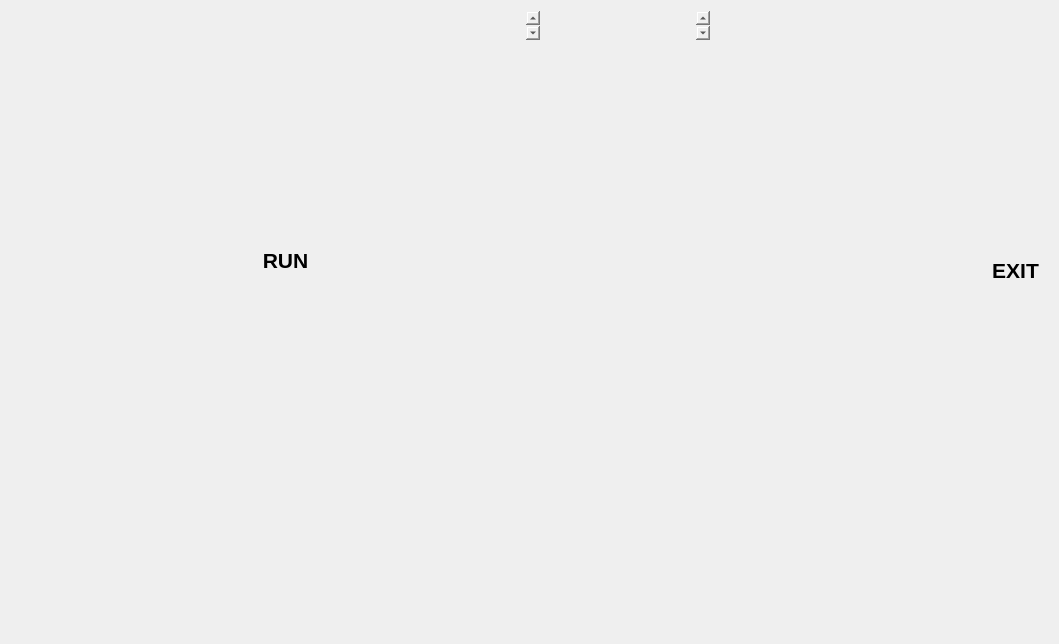
<?xml version="1.0" encoding="UTF-8"?>
<ui version="4.0">
 <class>jarvisUI</class>
 <widget class="QMainWindow" name="jarvisUI">
  <property name="geometry">
   <rect>
    <x>0</x>
    <y>0</y>
    <width>1059</width>
    <height>644</height>
   </rect>
  </property>
  <property name="windowTitle">
   <string>MainWindow</string>
  </property>
  <widget class="QWidget" name="centralwidget">
   <widget class="QLabel" name="label">
    <property name="geometry">
     <rect>
      <x>0</x>
      <y>0</y>
      <width>711</width>
      <height>641</height>
     </rect>
    </property>
    <property name="autoFillBackground">
     <bool>false</bool>
    </property>
    <property name="styleSheet">
     <string notr="true">border-color: rgb(179, 128, 184);</string>
    </property>
    <property name="text">
     <string/>
    </property>
    <property name="pixmap">
     <pixmap>../../Videos/62cff255396fd582a5ef398c95bbb4df.jpg</pixmap>
    </property>
    <property name="scaledContents">
     <bool>false</bool>
    </property>
    <property name="alignment">
     <set>Qt::AlignLeading|Qt::AlignLeft|Qt::AlignVCenter</set>
    </property>
   </widget>
   <widget class="QLabel" name="label_2">
    <property name="geometry">
     <rect>
      <x>560</x>
      <y>0</y>
      <width>501</width>
      <height>641</height>
     </rect>
    </property>
    <property name="text">
     <string/>
    </property>
    <property name="pixmap">
     <pixmap>../../Videos/8c5cb631069cd95439d46a0fef105919.jpg</pixmap>
    </property>
   </widget>
   <widget class="QPushButton" name="pushButton">
    <property name="geometry">
     <rect>
      <x>230</x>
      <y>240</y>
      <width>111</width>
      <height>41</height>
     </rect>
    </property>
    <property name="font">
     <font>
      <pointsize>16</pointsize>
      <weight>75</weight>
      <bold>true</bold>
     </font>
    </property>
    <property name="mouseTracking">
     <bool>false</bool>
    </property>
    <property name="autoFillBackground">
     <bool>false</bool>
    </property>
    <property name="styleSheet">
     <string notr="true">background-color: rgb(246, 225, 246);</string>
    </property>
    <property name="text">
     <string>RUN</string>
    </property>
    <property name="checkable">
     <bool>false</bool>
    </property>
    <property name="default">
     <bool>true</bool>
    </property>
    <property name="flat">
     <bool>true</bool>
    </property>
   </widget>
   <widget class="QPushButton" name="pushButton_2">
    <property name="geometry">
     <rect>
      <x>960</x>
      <y>250</y>
      <width>111</width>
      <height>41</height>
     </rect>
    </property>
    <property name="font">
     <font>
      <pointsize>16</pointsize>
      <weight>75</weight>
      <bold>true</bold>
     </font>
    </property>
    <property name="autoFillBackground">
     <bool>false</bool>
    </property>
    <property name="styleSheet">
     <string notr="true">background-color: rgb(246, 225, 246);</string>
    </property>
    <property name="text">
     <string>EXIT</string>
    </property>
    <property name="checkable">
     <bool>false</bool>
    </property>
    <property name="default">
     <bool>true</bool>
    </property>
    <property name="flat">
     <bool>true</bool>
    </property>
   </widget>
   <widget class="QLabel" name="label_3">
    <property name="geometry">
     <rect>
      <x>30</x>
      <y>10</y>
      <width>331</width>
      <height>101</height>
     </rect>
    </property>
    <property name="text">
     <string/>
    </property>
    <property name="pixmap">
     <pixmap>../../Pictures/Initializing.gif</pixmap>
    </property>
    <property name="scaledContents">
     <bool>false</bool>
    </property>
   </widget>
   <widget class="QTextEdit" name="textEdit">
    <property name="geometry">
     <rect>
      <x>370</x>
      <y>10</y>
      <width>171</width>
      <height>31</height>
     </rect>
    </property>
    <property name="font">
     <font>
      <pointsize>14</pointsize>
      <weight>75</weight>
      <bold>true</bold>
     </font>
    </property>
    <property name="autoFillBackground">
     <bool>false</bool>
    </property>
    <property name="styleSheet">
     <string notr="true">background:transparent;
border-color: rgb(170, 0, 0);</string>
    </property>
   </widget>
   <widget class="QTextEdit" name="textEdit_2">
    <property name="geometry">
     <rect>
      <x>540</x>
      <y>10</y>
      <width>171</width>
      <height>31</height>
     </rect>
    </property>
    <property name="font">
     <font>
      <pointsize>14</pointsize>
      <weight>75</weight>
      <bold>true</bold>
     </font>
    </property>
    <property name="styleSheet">
     <string notr="true">background:transparent;</string>
    </property>
   </widget>
  </widget>
 </widget>
 <resources/>
 <connections/>
</ui>
